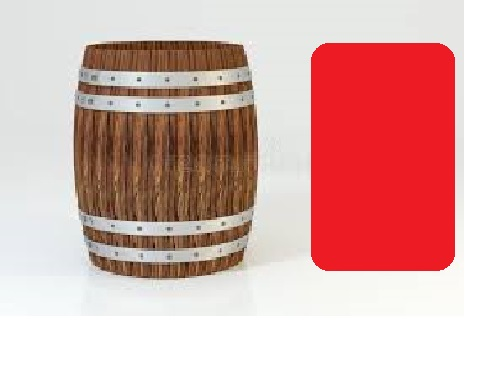
#> input picture data/cask3.jfif, 481 x 373 px, found by its file name
$ python grabCutAuto.py
#> lines starting #> are read from the running program, lines starting #| are printed output that depends on the picture; after the words box and inside, x2 and y2 are one past the last pixel; in counts of white or black regions, pixels touching at a corner belong together
import numpy as np
import cv2 as cv
from matplotlib import pyplot as plt
img = cv.imread('./data/cask3.jfif')
#> img is the input picture: shape (373, 481, 3); mean B, G, R 167.6, 171.5, 215.8
mask = np.zeros(img.shape[:2],np.uint8)
bgdModel = np.zeros((1,65),np.float64)
fgdModel = np.zeros((1,65),np.float64)
rect = (50,50,450,290)
cv.grabCut(img,mask,rect,bgdModel,fgdModel,5,cv.GC_INIT_WITH_RECT)
mask2 = np.where((mask==2)|(mask==0),0,1).astype('uint8')
img = img*mask2[:,:,np.newaxis]
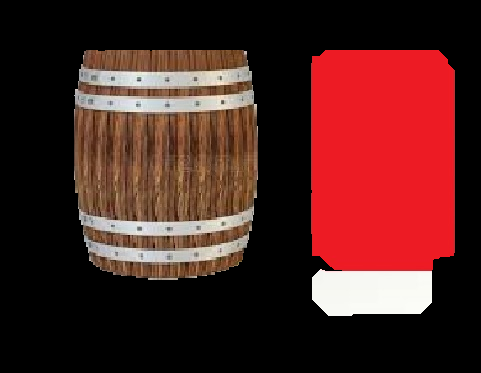
#> img: shape (373, 481, 3); mean B, G, R 32.1, 35.2, 77.9
contour,_=cv.findContours(mask2,cv.RETR_TREE,cv.CHAIN_APPROX_SIMPLE)
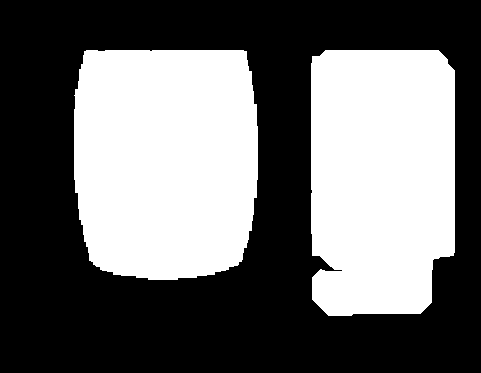
#> mask2: shape (373, 481); values 0 (black) and 1 (white), 41.9% white; 2 white regions, box (x1, y1, x2, y2) and area: (74, 50, 258, 280) 39075, (311, 50, 455, 316) 36031

for cnt in contour:
    area=cv.contourArea(cnt)
    if area>1000:
        box=cv.boundingRect(cnt)
        cv.rectangle(img,(box[0],box[1]),(box[0]+box[2],box[1]+box[3]),(0,255,0),2)
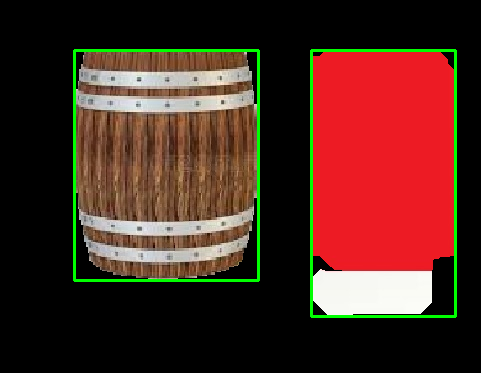
#> img: shape (373, 481, 3); 2.75% of pixels changed, all inside (x1, y1, x2, y2) = (73, 49, 457, 318)

plt.imshow(img),plt.colorbar(),plt.show()
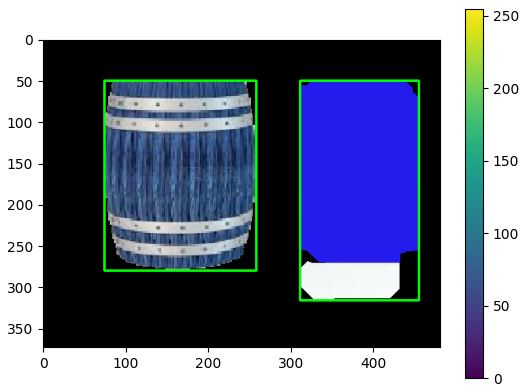
#> figure drawn by matplotlib, 2 panels; B, G, R data is drawn as R, G, B

$ run again, with data/cask2.jfif copied over data/cask3.jfif
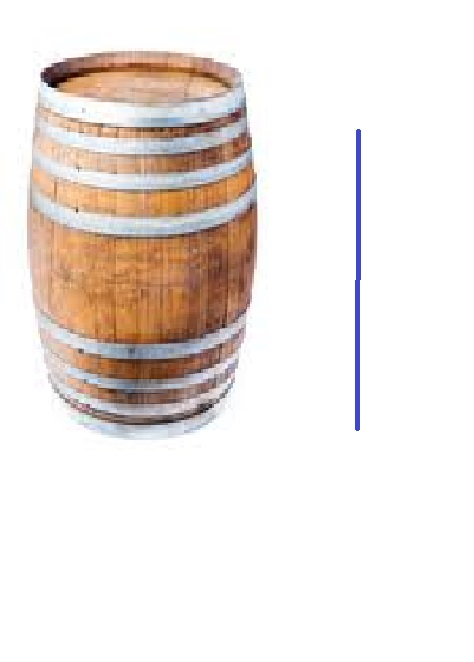
#> input picture data/cask2.jfif, 474 x 662 px, found by its file name
#> img is the input picture: shape (662, 474, 3); mean B, G, R 224.6, 229.1, 237.1
#> mask2: shape (662, 474); values 0 (black) and 1 (white), 18.1% white; 2 white regions, box (x1, y1, x2, y2) and area: (51, 51, 257, 339) 55886, (355, 129, 361, 340) 1053
#> after the loop `for cnt in contour:`:
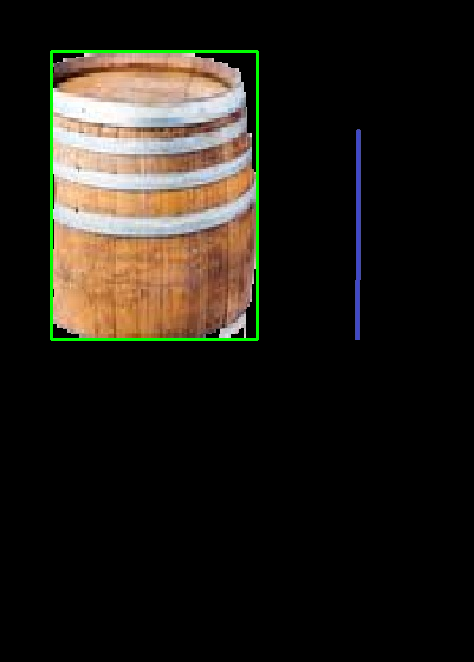
#> img: shape (662, 474, 3); mean B, G, R 23.2, 29.8, 34
#> `plt.imshow(img),plt.colorbar(),plt.show()`:
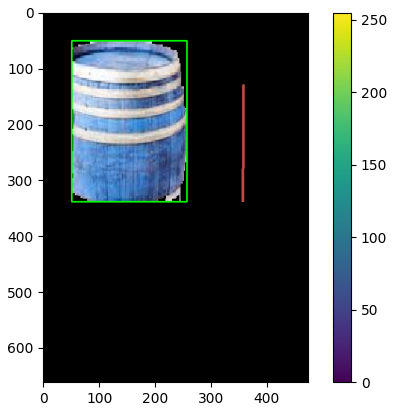
#> figure drawn by matplotlib, 2 panels; B, G, R data is drawn as R, G, B

$ run again, with data/cask4.jfif copied over data/cask3.jfif
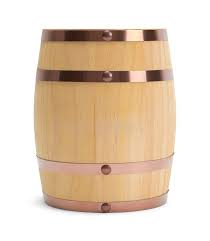
#> input picture data/cask4.jfif, 210 x 241 px, found by its file name
#> img is the input picture: shape (241, 210, 3); mean B, G, R 190.6, 210.1, 228.9
#> mask2: shape (241, 210); values 0 (black) and 1 (white), 31.7% white; 2 white regions (1 under 20 px), largest, box (x1, y1, x2, y2) and area: (50, 71, 176, 213) 16028
#> after the loop `for cnt in contour:`:
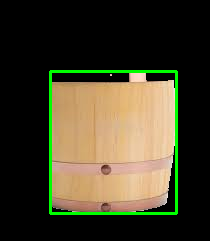
#> img: shape (241, 210, 3); mean B, G, R 40.7, 62.1, 66.5
#> `plt.imshow(img),plt.colorbar(),plt.show()`:
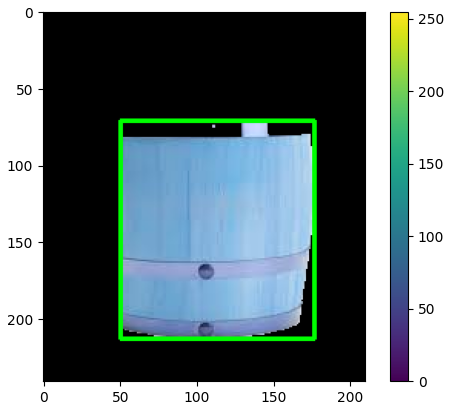
#> figure drawn by matplotlib, 2 panels; B, G, R data is drawn as R, G, B

$ run again, with data/cask5.jfif copied over data/cask3.jfif
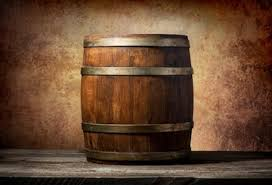
#> input picture data/cask5.jfif, 272 x 185 px, found by its file name
#> img is the input picture: shape (185, 272, 3); mean B, G, R 49.3, 71.5, 102.8
#> mask2: shape (185, 272); values 0 (black) and 1 (white), 31.2% white; 1 white region, box (x1, y1, x2, y2) and area: (50, 74, 272, 185) 15709
#> after the loop `for cnt in contour:`:
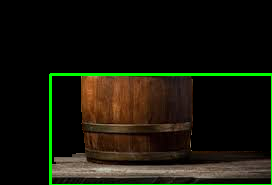
#> img: shape (185, 272, 3); mean B, G, R 10, 21.5, 21.7
#> `plt.imshow(img),plt.colorbar(),plt.show()`:
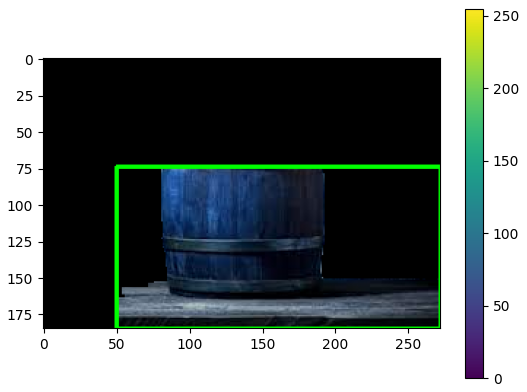
#> figure drawn by matplotlib, 2 panels; B, G, R data is drawn as R, G, B
